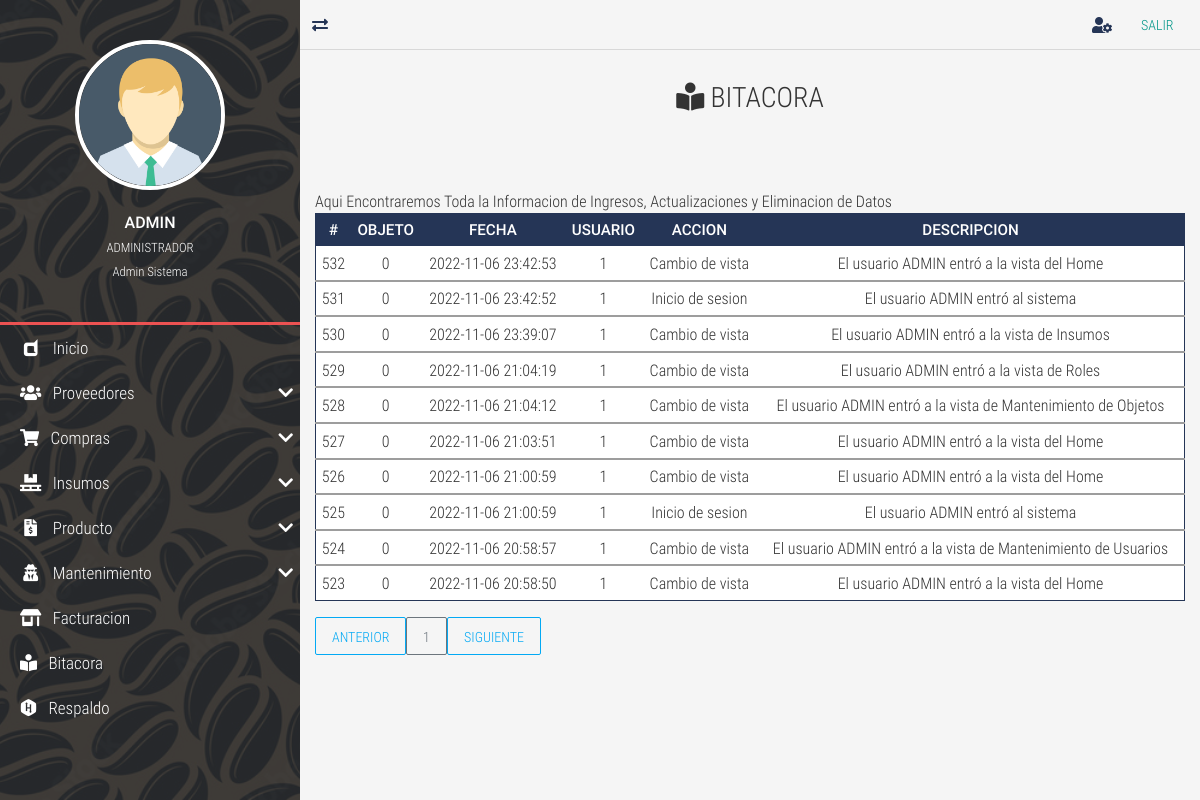
Page /bitacora/ (signed in) on the committed database.
### tables this page shows
CREATE TABLE `TBL_bitacora` (
  `id_bitacora` int NOT NULL AUTO_INCREMENT,
  `id_objeto` int DEFAULT NULL,
  `fecha` datetime NOT NULL,
  `id_usuario` int DEFAULT NULL,
  `accion` tinytext NOT NULL COMMENT 'accion realizada si es un ingreso nuevo, actualizacion. eliminacion o una consulta.',
  `descripcion` text,
  PRIMARY KEY (`id_bitacora`),
  KEY `FK_TBL_bitacora_TBL_usuarios` (`id_usuario`),
  CONSTRAINT `FK_TBL_bitacora_TBL_usuarios` FOREIGN KEY (`id_usuario`) REFERENCES `TBL_usuarios` (`id_usuario`)
);

### controladores/vistasControlador.php (called while the page is built, shortened)
<?php
	class vistasControlador extends vistasModelo{
		public function obtener_plantilla_controlador(){
			return require_once "./vistas/plantilla.php";
		}
	}

### index.php (called while the page is built, shortened)
<?php
	require_once "./controladores/vistasControlador.php";
	$plantilla = new vistasControlador();
	$plantilla->obtener_plantilla_controlador();

### vistas/contenidos/bitacora-view.php (the view)
<div class="full-box page-header">
	<h3 class="text-center">
		<i class="fas fa-book-reader"></i> BITACORA
	</h3>
</div>
<div class="container-fluid">
	<div class="table-responsive">
    <caption>Aqui Encontraremos Toda la Informacion de Ingresos, Actualizaciones y  Eliminacion de Datos</caption>
	<table class="table table-dark table-sm" id="tblDatos">
		<thead>
			<tr class="text-center roboto-medium">
				<th>#</th>
				<th>OBJETO</th>
				<th>FECHA</th>
				<th>USUARIO</th>
				<th>ACCION</th>
				<th>DESCRIPCION</th>
			</tr>
		</thead>
		<?php
			include ("./cone.php");
			$sql="SELECT * FROM TBL_bitacora WHERE id_bitacora ORDER BY id_bitacora DESC ";
			$result=mysqli_query($conexion,$sql);
			while($mostrar=mysqli_fetch_assoc ($result)){
		?>
				<tbody>
					<tr class="text-center" >
						<td><?php echo $mostrar['id_bitacora']?></td>
						<td><?php echo $mostrar['id_objeto']?></td>
						<td><?php echo $mostrar['fecha']?></td>
						<td><?php echo $mostrar['id_usuario']?></td>
						<td><?php echo $mostrar['accion']?></td>
						<td><?php echo $mostrar['descripcion']?></td>
					</tr>
				</tbody>
		<?php
			}
		?>
	</table>
	<div id="paginador" class=""></div>

### vistas/css/all.css (style rules this page uses)
.fa, .fas, .far, .fal, .fab { -moz-osx-font-smoothing: grayscale; -webkit-font-smoothing: antialiased; display: inline-block; font-style: normal; font-variant: normal; text-rendering: auto; line-height: 1; }
.fa-book-reader:before { content: "\f5da"; }
.fa, .fas { font-family: 'Font Awesome 5 Free'; font-weight: 900; }

### vistas/css/style.css (style rules this page uses)
:root { --color-one: #F5F5F5; --color-two: #24292E; --color-three: #EC5252; --form-color: #14111A; --accent-color: #253556; --border-color: #D8D8D8; }
body,html { font-family: 'roboto_condensed_light'; width: 100vw; height: 100vh; background-color: var(--color-one); color: #333; font-size: 16px; }
.full-box { margin: 0; padding: 0; box-sizing: border-box; width: 100%; }
.page-header { padding: 30px 20px 60px 20px; }
.page-header > :nth-child(1) { padding-bottom: 7px; }
.table thead th { color: #FFF; }
.table tbody tr { color: #333; transition: all .2s ease-in-out; }
.table-dark, .table { background-color: #fff; }
.table-dark { border: 1px solid var(--accent-color); }
.table-dark thead tr { background-color: var(--accent-color); }
.table-dark td, .table-dark thead th, .table-dark th { border: none; }
.roboto-medium { font-family: 'roboto_medium_regular'; }

### rows in the picture
tbl_bitacora: id_bitacora "532", id_objeto "0", fecha "2022-11-06 23:42:53", id_usuario "1", accion "Cambio de vista", descripcion "El usuario ADMIN entró a la vista del Home"
tbl_bitacora: id_bitacora "531", id_objeto "0", fecha "2022-11-06 23:42:52", id_usuario "1", accion "Inicio de sesion", descripcion "El usuario ADMIN entró al sistema"
tbl_bitacora: id_bitacora "530", id_objeto "0", fecha "2022-11-06 23:39:07", id_usuario "1", accion "Cambio de vista", descripcion "El usuario ADMIN entró a la vista de Insumos"
tbl_bitacora: id_bitacora "529", id_objeto "0", fecha "2022-11-06 21:04:19", id_usuario "1", accion "Cambio de vista", descripcion "El usuario ADMIN entró a la vista de Roles"
tbl_bitacora: id_bitacora "528", id_objeto "0", fecha "2022-11-06 21:04:12", id_usuario "1", accion "Cambio de vista", descripcion "El usuario ADMIN entró a la vista de Mantenimiento de Objetos"
tbl_bitacora: id_bitacora "527", id_objeto "0", fecha "2022-11-06 21:03:51", id_usuario "1", accion "Cambio de vista", descripcion "El usuario ADMIN entró a la vista del Home"
tbl_bitacora: id_bitacora "526", id_objeto "0", fecha "2022-11-06 21:00:59", id_usuario "1", accion "Cambio de vista", descripcion "El usuario ADMIN entró a la vista del Home"
tbl_bitacora: id_bitacora "525", id_objeto "0", fecha "2022-11-06 21:00:59", id_usuario "1", accion "Inicio de sesion", descripcion "El usuario ADMIN entró al sistema"
tbl_bitacora: id_bitacora "524", id_objeto "0", fecha "2022-11-06 20:58:57", id_usuario "1", accion "Cambio de vista", descripcion "El usuario ADMIN entró a la vista de Mantenimiento de Usuarios"
tbl_bitacora: id_bitacora "523", id_objeto "0", fecha "2022-11-06 20:58:50", id_usuario "1", accion "Cambio de vista", descripcion "El usuario ADMIN entró a la vista del Home"

### other values in the picture
$_SESSION['usuario_login'] "ADMIN"
$_SESSION['nombre_usuario'] "ADMINISTRADOR"
$_SESSION['rol'] "Admin Sistema"
